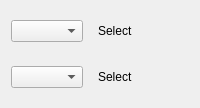
<?xml version="1.0" encoding="UTF-8"?>
<ui version="4.0">
 <class>Widget</class>
 <widget class="QWidget" name="Widget">
  <property name="geometry">
   <rect>
    <x>0</x>
    <y>0</y>
    <width>200</width>
    <height>104</height>
   </rect>
  </property>
  <property name="windowTitle">
   <string>Widget</string>
  </property>
  <layout class="QVBoxLayout" name="verticalLayout_4">
   <item>
    <layout class="QHBoxLayout" name="horizontalLayout">
     <item>
      <widget class="QComboBox" name="comboBoxList">
       <property name="enabled">
        <bool>true</bool>
       </property>
      </widget>
     </item>
     <item>
      <spacer name="horizontalSpacer">
       <property name="orientation">
        <enum>Qt::Horizontal</enum>
       </property>
       <property name="sizeType">
        <enum>QSizePolicy::Expanding</enum>
       </property>
       <property name="sizeHint" stdset="0">
        <size>
         <width>20</width>
         <height>20</height>
        </size>
       </property>
      </spacer>
     </item>
     <item>
      <widget class="QStackedWidget" name="stackedWidget">
       <property name="currentIndex">
        <number>0</number>
       </property>
       <widget class="QWidget" name="page">
        <layout class="QGridLayout" name="gridLayout">
         <item row="0" column="0">
          <widget class="QLabel" name="label">
           <property name="text">
            <string>Select</string>
           </property>
          </widget>
         </item>
        </layout>
       </widget>
       <widget class="QWidget" name="page_2">
        <layout class="QGridLayout" name="gridLayout_2">
         <item row="0" column="0">
          <widget class="QLineEdit" name="lineEdit"/>
         </item>
        </layout>
       </widget>
      </widget>
     </item>
    </layout>
   </item>
   <item>
    <layout class="QHBoxLayout" name="horizontalLayoutLast">
     <item>
      <widget class="QComboBox" name="comboBoxListLast"/>
     </item>
     <item>
      <spacer name="horizontalSpacerLast">
       <property name="orientation">
        <enum>Qt::Horizontal</enum>
       </property>
       <property name="sizeType">
        <enum>QSizePolicy::Expanding</enum>
       </property>
       <property name="sizeHint" stdset="0">
        <size>
         <width>20</width>
         <height>20</height>
        </size>
       </property>
      </spacer>
     </item>
     <item>
      <widget class="QStackedWidget" name="stackedWidgetLast">
       <property name="currentIndex">
        <number>0</number>
       </property>
       <widget class="QWidget" name="page_5">
        <layout class="QGridLayout" name="gridLayout_5">
         <item row="0" column="0">
          <widget class="QLabel" name="labelLast">
           <property name="text">
            <string>Select</string>
           </property>
          </widget>
         </item>
        </layout>
       </widget>
       <widget class="QWidget" name="page_6">
        <layout class="QGridLayout" name="gridLayout_6">
         <item row="0" column="0">
          <widget class="QLineEdit" name="lineEditLast"/>
         </item>
        </layout>
       </widget>
      </widget>
     </item>
    </layout>
   </item>
  </layout>
 </widget>
 <resources/>
 <connections/>
</ui>
